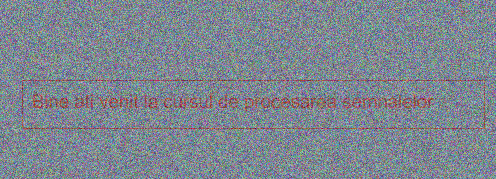
#> input picture Laborator1/IR.png, 496 x 179 px
$ python lab.py
#> lines starting #> are read from the running program, lines starting #| are printed output that depends on the picture
import numpy
import numpy as np
import scipy as sp
import matplotlib.pyplot as plt
import time

from matplotlib.image import imread

## ex 1
a = 2
b = 3
print(a + b)

c = a + b
print(c)

print(a*b)
print(a**b)


## ex2
vec1 = [1, 2, 3, 4]
print(vec1)

vec2 = np.array([1, 2, 3, 4])
print(vec2)

vec3 = np.ones(7, int)
print(vec3)

vec4 = np.random.randn(5)
print(vec4)

print(vec1[0])

print(vec1[1:3])

print(vec1[-2:])

## ex3
x = [[1, 2], [4, 5], [3, 6]]
print(x)

print(x[0])
print(x[0][0])

mat = np.matrix(np.random.rand(4, 5))

print(mat)

## ex 4
matTrans = numpy.transpose(mat)
print("mat_Trans", matTrans)

matOnes = np.ones((4, 1), int)
print("mat_Ones", matOnes)

matones_trans = numpy.transpose(matOnes)
print(matones_trans)


## ex 5
v = [x for x in range(5, 15)]
print(v)

ve = [x for x in range(1, 10, 3)]
print(ve)

n = numpy.linspace(1, 10, 3)
print(n)

len_vec = len(v)
len_matrix = mat.shape
print(len_vec, len_matrix)

## ex 6
s = 'Hello'
print(s)


str = "Signal processing"
print(str)

str1 = "Lab of "
print(str1 + str)

f = 3.14
print(f"Pi is {f}")


## ex 7
freq = 1
timp = np.linspace(0, 1, 100)
sinus = np.sin(2 * np.pi * freq * timp)

plt.plot(timp, sinus, color='b', linestyle='--', label='sinusoida de frecventa 1 Hz')
plt.legend()


freq1 = 2
timp1 = np.linspace(0, 1, 100)
sinus1 = np.sin(2 * np.pi * freq1 * timp1)

plt.plot(timp1, sinus1, color='g', label='sinusoida de frecventa 2 Hz')
plt.legend()

plt.title('Sinus')
plt.xlabel('Timp [s]')
plt.ylabel('Amplitudine')


plt.show()
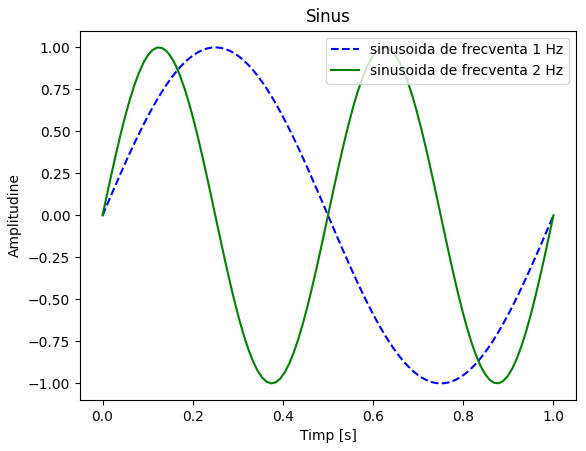
#> figure drawn by matplotlib, 1 panel; curve peaks at x = 0.253, y = 1; curve peaks at x = 0.626, y = 1

## ex 8
freq2 = 3
freq3 = 4
timp2 = np.linspace(0, 1, 100)

s1 = np.sin(2 * np.pi * freq2 * timp2)
s2 = np.sin(2 * np.pi * freq3 * timp2)

plt.figure()
plt.plot(timp2, s1, color='b', label='sinusoida de frecventa 3 Hz')
plt.legend()

plt.figure()
plt.plot(timp2, s2, color='g', label='sinusoida de frecventa 4 Hz')
plt.legend()

sum_sin = sinus + sinus1
plt.figure()
plt.plot(timp, sum_sin, color='r', label='suma sinusurilor')
plt.legend()
plt.show()
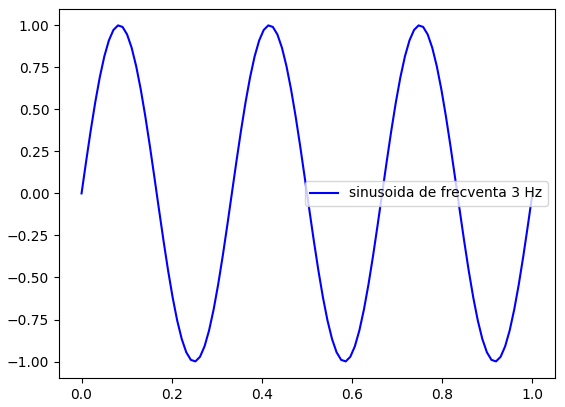
#> figure drawn by matplotlib, 1 panel; curve peaks at x = 0.414, y = 0.999
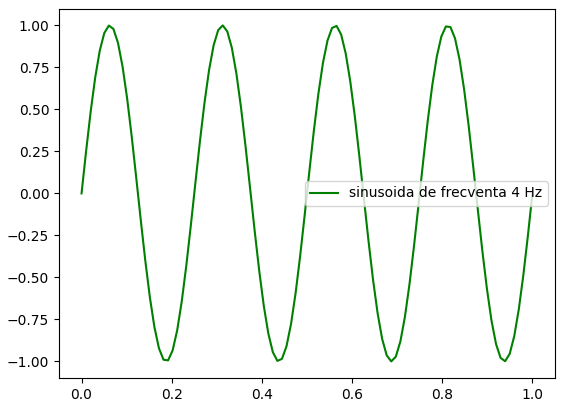
#> figure drawn by matplotlib, 1 panel; curve peaks at x = 0.313, y = 1
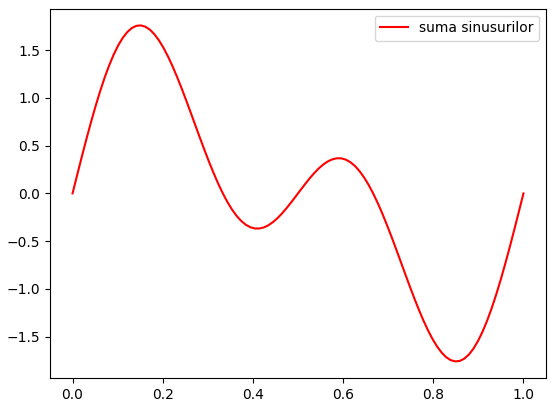
#> figure drawn by matplotlib, 1 panel; curve peaks at x = 0.152, y = 1.76


## ex 9
IR = imread('IR.png')
#> IR is the input picture: shape (179, 496, 3) float32; mean R, G, B 0.493, 0.527, 0.568
plt.figure()
plt.imshow(IR)
plt.show()

R1 = imread('R1.png')
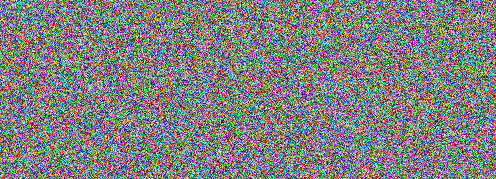
#> input picture Laborator1/R1.png, 496 x 179 px
#> R1 is the input picture: shape (179, 496, 3) float32; mean R, G, B 0.502, 0.502, 0.502
plt.figure()
plt.imshow(R1)
plt.show()

R2 = imread('R2.png')
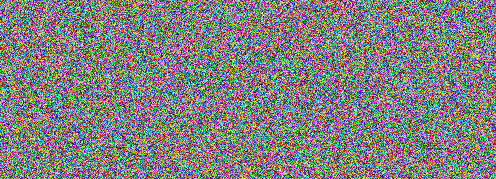
#> input picture Laborator1/R2.png, 496 x 179 px
#> R2 is the input picture: shape (179, 496, 3) float32; mean R, G, B 0.503, 0.503, 0.501
plt.figure()
plt.imshow(R2)
plt.show()


init = (IR - R1 * 0.3 - R2 *0.3)/0.3
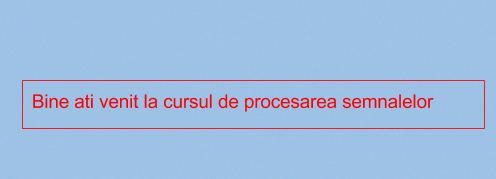
#> init: shape (179, 496, 3) float32; mean R, G, B 0.639, 0.751, 0.891; drawn with min black and max white
plt.imshow(init)
plt.show()


## ex 10
N = 1000
A = np.random.rand(N, N)
B = np.random.rand(N, N)
C = np.zeros((N, N))

time1 = time.time()
for i in range(N):
    for j in range(N):
        C[i, j] = A[i, j] * B[i, j]

time_row = time.time() - time1

time2 = time.time()
for j in range(N):
    for i in range(N):
        C[i, j] = A[i, j] * B[i, j]
time_column = time.time() - time2

time3 = time.time()
C = A * B
time_matrix_operation = time.time() - time3

print(f'Timp row-major: {time_row} s')
print(f'Timp column-major: {time_column} s')
print(f'Timp matrix operation: {time_matrix_operation} s')
